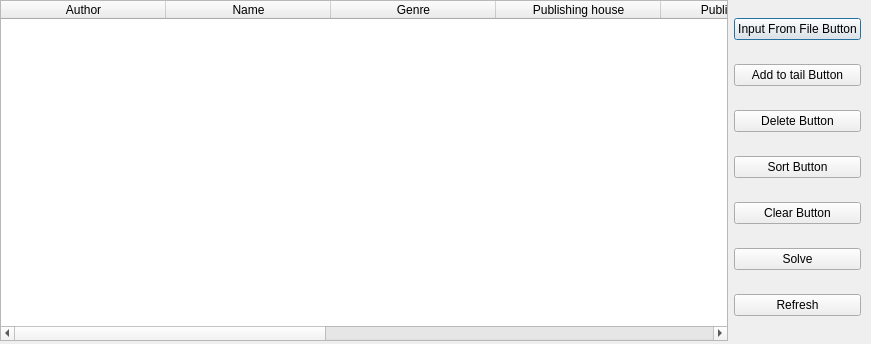
<?xml version="1.0" encoding="UTF-8"?>
<ui version="4.0">
 <class>HeapSort</class>
 <widget class="QDialog" name="HeapSort">
  <property name="geometry">
   <rect>
    <x>0</x>
    <y>0</y>
    <width>871</width>
    <height>344</height>
   </rect>
  </property>
  <property name="windowTitle">
   <string>Dialog</string>
  </property>
  <widget class="QWidget" name="horizontalLayoutWidget">
   <property name="geometry">
    <rect>
     <x>0</x>
     <y>0</y>
     <width>861</width>
     <height>341</height>
    </rect>
   </property>
   <layout class="QHBoxLayout" name="horizontalLayout">
    <item>
     <widget class="QTableWidget" name="tableWidget">
      <attribute name="horizontalHeaderDefaultSectionSize">
       <number>165</number>
      </attribute>
      <column>
       <property name="text">
        <string>Author</string>
       </property>
      </column>
      <column>
       <property name="text">
        <string>Name</string>
       </property>
      </column>
      <column>
       <property name="text">
        <string>Genre</string>
       </property>
      </column>
      <column>
       <property name="text">
        <string>Publishing house</string>
       </property>
      </column>
      <column>
       <property name="text">
        <string>Publication year</string>
       </property>
      </column>
      <column>
       <property name="text">
        <string>Number of pages</string>
       </property>
      </column>
      <column>
       <property name="text">
        <string>Number of copies</string>
       </property>
      </column>
      <column>
       <property name="text">
        <string>Number of copies for readers</string>
       </property>
      </column>
      <column>
       <property name="text">
        <string>Number of copies in library</string>
       </property>
      </column>
     </widget>
    </item>
    <item>
     <layout class="QVBoxLayout" name="verticalLayout">
      <item>
       <widget class="QPushButton" name="Input_From_File">
        <property name="text">
         <string>Input From File Button</string>
        </property>
       </widget>
      </item>
      <item>
       <widget class="QPushButton" name="Add_to_tail_Button">
        <property name="text">
         <string>Add to tail Button</string>
        </property>
       </widget>
      </item>
      <item>
       <widget class="QPushButton" name="DeleteButton">
        <property name="text">
         <string>Delete Button</string>
        </property>
       </widget>
      </item>
      <item>
       <widget class="QPushButton" name="SortButton">
        <property name="text">
         <string>Sort Button</string>
        </property>
       </widget>
      </item>
      <item>
       <widget class="QPushButton" name="ClearButton">
        <property name="text">
         <string>Clear Button</string>
        </property>
       </widget>
      </item>
      <item>
       <widget class="QPushButton" name="SolveButton">
        <property name="text">
         <string>Solve</string>
        </property>
       </widget>
      </item>
      <item>
       <widget class="QPushButton" name="RefreshButton">
        <property name="text">
         <string>Refresh</string>
        </property>
       </widget>
      </item>
     </layout>
    </item>
   </layout>
  </widget>
 </widget>
 <resources/>
 <connections/>
</ui>
